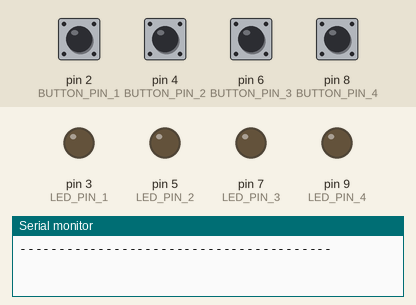
The sketch below on a simulated Arduino Uno, built with avr-gcc and run on an emulated ATmega328P. Parts: output pins drawn as LEDs (lit = HIGH), the last lines printed to the serial monitor. Dashed ring = blinking. Inputs (shaded band) come from the test bench; at power-on: pin 2 (BUTTON_PIN_1), pin 4 (BUTTON_PIN_2), pin 6 (BUTTON_PIN_3), pin 8 (BUTTON_PIN_4) LOW. Random numbers use the default seed unless the sketch sets one.

Above: at 3.1 s.
3.2 s: pin 2 (BUTTON_PIN_1) pulled HIGH for 0.15 s
At 5.1 s:
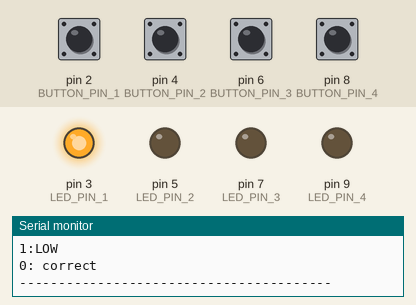
At 6.1 s:
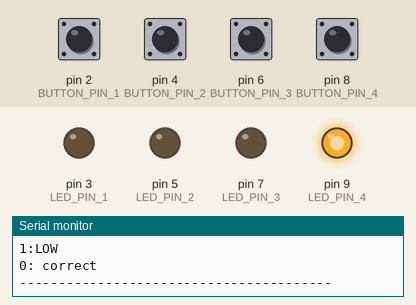
6.3 s: pin 4 (BUTTON_PIN_2) pulled HIGH for 1 s
At 8.1 s:
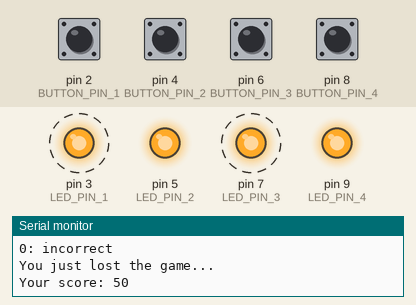
Timing chart, 0 to 16.3 s (numbered marks = the images above; inputs shaded):
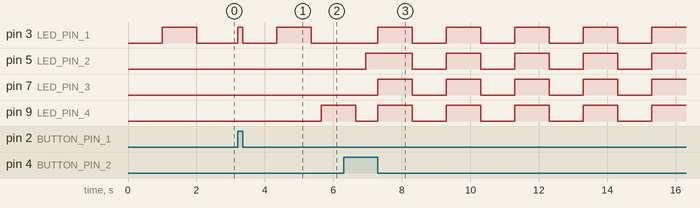

The sketch:

simon.ino
```cpp
/**
 * simon.ino - a memory game for arduino
 * Daniel and Sam's arduino project
 */

const int SEQ_SIZE = 20;
int mem_seq[SEQ_SIZE];
int seq_index = 0;

const int NONE = 0;
const int RED = 1;
const int GREEN = 2;
const int ORANGE = 3;
const int YELLOW = 4;

const int BUTTON_PIN_1 = 2;
const int BUTTON_PIN_2 = 4;
const int BUTTON_PIN_3 = 6;
const int BUTTON_PIN_4 = 8;

const int LED_PIN_1 = 3;
const int LED_PIN_2 = 5;
const int LED_PIN_3 = 7;
const int LED_PIN_4 = 9;

const int LED_ON_DELAY = 1000;
const int LED_OFF_DELAY = 300;

const int SCORE_MULTIPLIER = 50;
const char *SEPARATOR = "----------------------------------------";

void fill_mem_seq()
{
    for (int i = 0; i < SEQ_SIZE; ++i)
        mem_seq[i] = random(1, 5);
}

void light_led(int led, int led_on_delay, int led_off_delay)
{
    switch(led) {
        case RED:
            digitalWrite(LED_PIN_1, HIGH);
            delay(led_on_delay);
            digitalWrite(LED_PIN_1, LOW);
            break;
        case GREEN:
            digitalWrite(LED_PIN_2, HIGH);
            delay(led_on_delay);
            digitalWrite(LED_PIN_2, LOW);
            break;
        case ORANGE:
            digitalWrite(LED_PIN_3, HIGH);
            delay(led_on_delay);
            digitalWrite(LED_PIN_3, LOW);
            break;
        case YELLOW:
            digitalWrite(LED_PIN_4, HIGH);
            delay(led_on_delay);
            digitalWrite(LED_PIN_4, LOW);
            break;
        default:
            break;
    }

    delay(led_off_delay);
}

int read_switch()
{
    int buttonState1 = digitalRead(BUTTON_PIN_1);
    int buttonState2 = digitalRead(BUTTON_PIN_2);
    int buttonState3 = digitalRead(BUTTON_PIN_3);
    int buttonState4 = digitalRead(BUTTON_PIN_4);

    if (buttonState1 == HIGH) {
        Serial.println("1:HIGH");
        digitalWrite(LED_PIN_1, HIGH);

        while (digitalRead(BUTTON_PIN_1) == HIGH)
            ;

        Serial.println("1:LOW");
        digitalWrite(LED_PIN_1, LOW);

        return RED;
    } else if (buttonState2 == HIGH) {
        Serial.println("2:HIGH");
        digitalWrite(LED_PIN_2, HIGH);

        while (digitalRead(BUTTON_PIN_2) == HIGH)
            ;

        Serial.println("2:LOW");
        digitalWrite(LED_PIN_2, LOW);

        return GREEN;
    } else if (buttonState3 == HIGH) {
        Serial.println("3:HIGH");
        digitalWrite(LED_PIN_3, HIGH);

        while (digitalRead(BUTTON_PIN_3) == HIGH)
            ;

        Serial.println("3:LOW");
        digitalWrite(LED_PIN_3, LOW);

        return ORANGE;
    } else if (buttonState4 == HIGH) {
        Serial.println("4:HIGH");
        digitalWrite(LED_PIN_4, HIGH);

        while (digitalRead(BUTTON_PIN_4) == HIGH)
            ;

        Serial.println("4:LOW");
        digitalWrite(LED_PIN_4, LOW);

        return YELLOW;
    }

    return NONE;
}

void print_seq()
{
    for (int i = 0; i < seq_index; ++i)
        light_led(mem_seq[i], LED_ON_DELAY, LED_OFF_DELAY);
}

int get_score()
{
    return (seq_index - 1) * SCORE_MULTIPLIER;
}

void game_over() {
    Serial.println("You just lost the game...");
    Serial.print("Your score: ");
    Serial.println(get_score());

    int loops = 10;
    for (int i = 0; i < loops; ++i) {
        digitalWrite(LED_PIN_1, HIGH);
        digitalWrite(LED_PIN_2, HIGH);
        digitalWrite(LED_PIN_3, HIGH);
        digitalWrite(LED_PIN_4, HIGH);
        delay(LED_ON_DELAY);
        digitalWrite(LED_PIN_1, LOW);
        digitalWrite(LED_PIN_2, LOW);
        digitalWrite(LED_PIN_3, LOW);
        digitalWrite(LED_PIN_4, LOW);
        delay(LED_ON_DELAY);
    }

    exit(0);
}

void game_completed()
{
    Serial.println("Congratulations, you've completed the game!");
    Serial.print("Your score: ");
    Serial.println(get_score());

    int loops = 10;
    for (int i = 0; i < loops; ++i) {
        light_led(RED, 100, 0);
        light_led(GREEN, 100, 0);
        light_led(ORANGE, 100, 0);
        light_led(YELLOW, 100, 0);
    }

    exit(0);
}

void read_seq()
{
    for (int i = 0; i < seq_index; ++i) {
        int val = read_switch();
        while (val == NONE)
            val = read_switch();

        if (val == mem_seq[i]) {
            Serial.print(i);
            Serial.println(": correct\n");

            if (i == SEQ_SIZE - 1)
                game_completed();
        } else {
            Serial.print(i);
            Serial.println(": incorrect\n");
            game_over();
        }
    }

    ++seq_index;
    Serial.println(SEPARATOR);
}

void setup()
{
    Serial.begin(9600);

    // setup input pins
    pinMode(BUTTON_PIN_1, INPUT);
    pinMode(BUTTON_PIN_2, INPUT);
    pinMode(BUTTON_PIN_3, INPUT);
    pinMode(BUTTON_PIN_4, INPUT);

    // setup output pins
    pinMode(LED_PIN_1, OUTPUT);
    pinMode(LED_PIN_2, OUTPUT);
    pinMode(LED_PIN_3, OUTPUT);
    pinMode(LED_PIN_4, OUTPUT);

    // use noise from analog pin 0 as seed
    randomSeed(analogRead(0));

    // initialize random sequence of colours
    fill_mem_seq();
}

void loop()
{
    print_seq();
    read_seq();
    delay(LED_ON_DELAY);
}
```

Measured:
- after the input at 3.2 s, pin 3 (LED_PIN_1): LOW → HIGH at once, → LOW 0.15 s later, → HIGH 1.0 s later, → LOW 1.0 s later; pin 9 (LED_PIN_4): LOW → HIGH after 2.5 s
- after the input at 6.3 s, pin 3 (LED_PIN_1), pin 7 (LED_PIN_3): alternates HIGH for 1.0 s and LOW for 1.0 s, starting after 1.0 s; pin 5 (LED_PIN_2): LOW → HIGH after 0.65 s, then repeats every 2.0 s: LOW 1.0 s, HIGH 1.0 s
